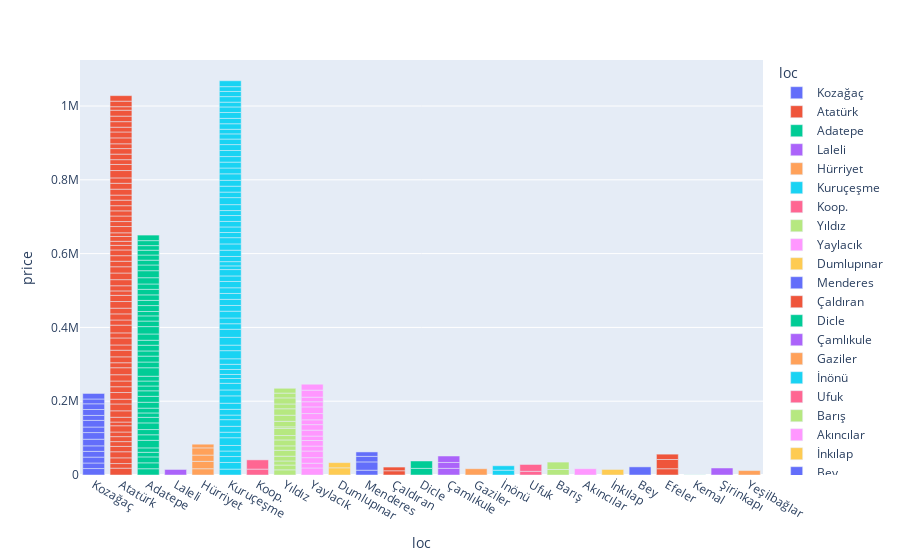

Notebook code cell kept with this figure:
### Code cell
px.bar(df.loc[df['rooms'] == 1, ['loc', 'price']], 'loc', 'price', 'loc')

### Figure 1 — Plotly figure (JSON) as saved in the notebook; plotly's stock layout.template omitted (floating-point values rounded to 4 significant figures)
{"data": [{"alignmentgroup": "True", "hovertemplate": "loc=%{x}<br>price=%{y}<extra></extra>", "legendgroup": "Kozağaç", "marker": {"color": "#636efa", "pattern": {"shape": ""}}, "name": "Kozağaç", "offsetgroup": "Kozağaç", "orientation": "v", "showlegend": true, "textposition": "auto", "type": "bar", "x": ["Kozağaç", "Kozağaç", "Kozağaç", "Kozağaç", "Kozağaç", "Kozağaç", "Kozağaç", "Kozağaç", "Kozağaç", "Kozağaç", "Kozağaç", "Kozağaç", "Kozağaç", "Kozağaç"], "xaxis": "x", "y": [17500, 15000, 16000, 15500, 15000, 18000, 18000, 15000, 18000, 13500, 16000, 15500, 13000, 15000], "yaxis": "y"}, {"alignmentgroup": "True", "hovertemplate": "loc=%{x}<br>price=%{y}<extra></extra>", "legendgroup": "Atatürk", "marker": {"color": "#EF553B", "pattern": {"shape": ""}}, "name": "Atatürk", "offsetgroup": "Atatürk", "orientation": "v", "showlegend": true, "textposition": "auto", "type": "bar", "x": ["Atatürk", "Atatürk", "Atatürk", "Atatürk", "Atatürk", "Atatürk", "Atatürk", "Atatürk", "Atatürk", "Atatürk", "Atatürk", "Atatürk", "Atatürk", "Atatürk", "Atatürk", "Atatürk", "Atatürk", "Atatürk", "Atatürk", "Atatürk", "Atatürk", "Atatürk", "Atatürk", "Atatürk", "Atatürk", "Atatürk", "Atatürk", "Atatürk", "Atatürk", "Atatürk", "Atatürk", "Atatürk", "Atatürk", "Atatürk", "Atatürk", "Atatürk", "Atatürk", "Atatürk", "Atatürk", "Atatürk", "Atatürk", "Atatürk", "Atatürk", "Atatürk", "Atatürk", "Atatürk", "Atatürk", "Atatürk", "Atatürk", "Atatürk", "Atatürk", "Atatürk", "Atatürk", "Atatürk", "Atatürk", "Atatürk", "Atatürk", "Atatürk", "Atatürk", "Atatürk", "Atatürk", "Atatürk", "Atatürk", "Atatürk", "Atatürk", "Atatürk", "Atatürk", "Atatürk"], "xaxis": "x", "y": [18500, 12500, 15500, 16500, 14500, 13000, 13500, 12500, 17000, 10000, 13000, 17500, 18500, 13000, 18000, 15750, 15500, 17000, 19000, 13500, 16000, 18000, 14150, 19000, 13750, 21000, 14000, 16500, 15500, 18000, 16750, 12000, 14000, 16500, 18000, 17000, 15000, 15000, 15500, 12500, 11000, 13000, 10000, 17000, 13500, 15000, 14000, 14000, 15000, 13750, 16000, 16000, 14500, 20000, 16500, 13000, 15000, 15000, 13000, 16000, 16000, 13000, 15000, 15000, 16000, 9500, 15000, 15000], "yaxis": "y"}, {"alignmentgroup": "True", "hovertemplate": "loc=%{x}<br>price=%{y}<extra></extra>", "legendgroup": "Adatepe", "marker": {"color": "#00cc96", "pattern": {"shape": ""}}, "name": "Adatepe", "offsetgroup": "Adatepe", "orientation": "v", "showlegend": true, "textposition": "auto", "type": "bar", "x": ["Adatepe", "Adatepe", "Adatepe", "Adatepe", "Adatepe", "Adatepe", "Adatepe", "Adatepe", "Adatepe", "Adatepe", "Adatepe", "Adatepe", "Adatepe", "Adatepe", "Adatepe", "Adatepe", "Adatepe", "Adatepe", "Adatepe", "Adatepe", "Adatepe", "Adatepe", "Adatepe", "Adatepe", "Adatepe", "Adatepe", "Adatepe", "Adatepe", "Adatepe", "Adatepe", "Adatepe", "Adatepe", "Adatepe", "Adatepe", "Adatepe", "Adatepe", "Adatepe", "Adatepe", "Adatepe", "Adatepe", "Adatepe", "Adatepe", "Adatepe"], "xaxis": "x", "y": [17000, 16000, 16000, 12500, 12000, 20500, 15000, 14200, 18000, 15000, 12000, 13000, 16000, 16000, 15000, 13000, 13500, 13000, 23000, 15500, 16000, 14000, 15500, 13500, 17000, 20000, 15000, 14000, 12000, 16000, 14000, 15000, 15000, 14500, 17000, 19000, 15500, 13000, 14000, 13000, 12500, 13500, 15000], "yaxis": "y"}, {"alignmentgroup": "True", "hovertemplate": "loc=%{x}<br>price=%{y}<extra></extra>", "legendgroup": "Laleli", "marker": {"color": "#ab63fa", "pattern": {"shape": ""}}, "name": "Laleli", "offsetgroup": "Laleli", "orientation": "v", "showlegend": true, "textposition": "auto", "type": "bar", "x": ["Laleli"], "xaxis": "x", "y": [15000], "yaxis": "y"}, {"alignmentgroup": "True", "hovertemplate": "loc=%{x}<br>price=%{y}<extra></extra>", "legendgroup": "Hürriyet", "marker": {"color": "#FFA15A", "pattern": {"shape": ""}}, "name": "Hürriyet", "offsetgroup": "Hürriyet", "orientation": "v", "showlegend": true, "textposition": "auto", "type": "bar", "x": ["Hürriyet", "Hürriyet", "Hürriyet", "Hürriyet", "Hürriyet"], "xaxis": "x", "y": [17000, 20000, 17000, 19500, 10000], "yaxis": "y"}, {"alignmentgroup": "True", "hovertemplate": "loc=%{x}<br>price=%{y}<extra></extra>", "legendgroup": "Kuruçeşme", "marker": {"color": "#19d3f3", "pattern": {"shape": ""}}, "name": "Kuruçeşme", "offsetgroup": "Kuruçeşme", "orientation": "v", "showlegend": true, "textposition": "auto", "type": "bar", "x": ["Kuruçeşme", "Kuruçeşme", "Kuruçeşme", "Kuruçeşme", "Kuruçeşme", "Kuruçeşme", "Kuruçeşme", "Kuruçeşme", "Kuruçeşme", "Kuruçeşme", "Kuruçeşme", "Kuruçeşme", "Kuruçeşme", "Kuruçeşme", "Kuruçeşme", "Kuruçeşme", "Kuruçeşme", "Kuruçeşme", "Kuruçeşme", "Kuruçeşme", "Kuruçeşme", "Kuruçeşme", "Kuruçeşme", "Kuruçeşme", "Kuruçeşme", "Kuruçeşme", "Kuruçeşme", "Kuruçeşme", "Kuruçeşme", "Kuruçeşme", "Kuruçeşme", "Kuruçeşme", "Kuruçeşme", "Kuruçeşme", "Kuruçeşme", "Kuruçeşme", "Kuruçeşme", "Kuruçeşme", "Kuruçeşme", "Kuruçeşme", "Kuruçeşme", "Kuruçeşme", "Kuruçeşme", "Kuruçeşme", "Kuruçeşme", "Kuruçeşme", "Kuruçeşme", "Kuruçeşme", "Kuruçeşme", "Kuruçeşme", "Kuruçeşme", "Kuruçeşme", "Kuruçeşme", "Kuruçeşme", "Kuruçeşme", "Kuruçeşme", "Kuruçeşme", "Kuruçeşme", "Kuruçeşme", "Kuruçeşme", "Kuruçeşme", "Kuruçeşme", "Kuruçeşme", "Kuruçeşme", "Kuruçeşme", "Kuruçeşme", "Kuruçeşme", "Kuruçeşme"], "xaxis": "x", "y": [16000, 18000, 16000, 15000, 15000, 21000, 15000, 16000, 18000, 12500, 15500, 16500, 20000, 16000, 18000, 13000, 11000, 13500, 14000, 15000, 22000, 15000, 21000, 22000, 15000, 15500, 18500, 15500, 16500, 16000, 15500, 17000, 15000, 17250, 10000, 11500, 14000, 17000, 17000, 17000, 14000, 15000, 15000, 16000, 13500, 16000, 19000, 15000, 16000, 16000, 17500, 15750, 16000, 15000, 16500, 16000, 15000, 14000, 12500, 15000, 14500, 16000, 15000, 13000, 15000, 14000, 13000, 16000], "yaxis": "y"}, {"alignmentgroup": "True", "hovertemplate": "loc=%{x}<br>price=%{y}<extra></extra>", "legendgroup": "Koop.", "marker": {"color": "#FF6692", "pattern": {"shape": ""}}, "name": "Koop.", "offsetgroup": "Koop.", "orientation": "v", "showlegend": true, "textposition": "auto", "type": "bar", "x": ["Koop.", "Koop."], "xaxis": "x", "y": [16000, 25000], "yaxis": "y"}, {"alignmentgroup": "True", "hovertemplate": "loc=%{x}<br>price=%{y}<extra></extra>", "legendgroup": "Yıldız", "marker": {"color": "#B6E880", "pattern": {"shape": ""}}, "name": "Yıldız", "offsetgroup": "Yıldız", "orientation": "v", "showlegend": true, "textposition": "auto", "type": "bar", "x": ["Yıldız", "Yıldız", "Yıldız", "Yıldız", "Yıldız", "Yıldız", "Yıldız", "Yıldız", "Yıldız", "Yıldız", "Yıldız", "Yıldız", "Yıldız", "Yıldız", "Yıldız", "Yıldız", "Yıldız"], "xaxis": "x", "y": [14000, 13000, 11000, 12999, 16000, 12000, 16000, 12000, 19000, 4500, 15000, 16500, 17500, 13000, 16500, 13000, 13000], "yaxis": "y"}, {"alignmentgroup": "True", "hovertemplate": "loc=%{x}<br>price=%{y}<extra></extra>", "legendgroup": "Yaylacık", "marker": {"color": "#FF97FF", "pattern": {"shape": ""}}, "name": "Yaylacık", "offsetgroup": "Yaylacık", "orientation": "v", "showlegend": true, "textposition": "auto", "type": "bar", "x": ["Yaylacık", "Yaylacık", "Yaylacık", "Yaylacık", "Yaylacık", "Yaylacık", "Yaylacık", "Yaylacık", "Yaylacık", "Yaylacık", "Yaylacık", "Yaylacık", "Yaylacık", "Yaylacık", "Yaylacık", "Yaylacık"], "xaxis": "x", "y": [19000, 13000, 15000, 18000, 13500, 15000, 12000, 16000, 15000, 13000, 17000, 18000, 14000, 12500, 19000, 16000], "yaxis": "y"}, {"alignmentgroup": "True", "hovertemplate": "loc=%{x}<br>price=%{y}<extra></extra>", "legendgroup": "Dumlupınar", "marker": {"color": "#FECB52", "pattern": {"shape": ""}}, "name": "Dumlupınar", "offsetgroup": "Dumlupınar", "orientation": "v", "showlegend": true, "textposition": "auto", "type": "bar", "x": ["Dumlupınar", "Dumlupınar"], "xaxis": "x", "y": [19500, 14000], "yaxis": "y"}, {"alignmentgroup": "True", "hovertemplate": "loc=%{x}<br>price=%{y}<extra></extra>", "legendgroup": "Menderes", "marker": {"color": "#636efa", "pattern": {"shape": ""}}, "name": "Menderes", "offsetgroup": "Menderes", "orientation": "v", "showlegend": true, "textposition": "auto", "type": "bar", "x": ["Menderes", "Menderes", "Menderes", "Menderes"], "xaxis": "x", "y": [13000, 22500, 15000, 12000], "yaxis": "y"}, {"alignmentgroup": "True", "hovertemplate": "loc=%{x}<br>price=%{y}<extra></extra>", "legendgroup": "Çaldıran", "marker": {"color": "#EF553B", "pattern": {"shape": ""}}, "name": "Çaldıran", "offsetgroup": "Çaldıran", "orientation": "v", "showlegend": true, "textposition": "auto", "type": "bar", "x": ["Çaldıran", "Çaldıran"], "xaxis": "x", "y": [11500, 10000], "yaxis": "y"}, {"alignmentgroup": "True", "hovertemplate": "loc=%{x}<br>price=%{y}<extra></extra>", "legendgroup": "Dicle", "marker": {"color": "#00cc96", "pattern": {"shape": ""}}, "name": "Dicle", "offsetgroup": "Dicle", "orientation": "v", "showlegend": true, "textposition": "auto", "type": "bar", "x": ["Dicle", "Dicle"], "xaxis": "x", "y": [18000, 20000], "yaxis": "y"}, {"alignmentgroup": "True", "hovertemplate": "loc=%{x}<br>price=%{y}<extra></extra>", "legendgroup": "Çamlıkule", "marker": {"color": "#ab63fa", "pattern": {"shape": ""}}, "name": "Çamlıkule", "offsetgroup": "Çamlıkule", "orientation": "v", "showlegend": true, "textposition": "auto", "type": "bar", "x": ["Çamlıkule", "Çamlıkule", "Çamlıkule"], "xaxis": "x", "y": [18000, 16000, 17500], "yaxis": "y"}, {"alignmentgroup": "True", "hovertemplate": "loc=%{x}<br>price=%{y}<extra></extra>", "legendgroup": "Gaziler", "marker": {"color": "#FFA15A", "pattern": {"shape": ""}}, "name": "Gaziler", "offsetgroup": "Gaziler", "orientation": "v", "showlegend": true, "textposition": "auto", "type": "bar", "x": ["Gaziler"], "xaxis": "x", "y": [17000], "yaxis": "y"}, {"alignmentgroup": "True", "hovertemplate": "loc=%{x}<br>price=%{y}<extra></extra>", "legendgroup": "İnönü", "marker": {"color": "#19d3f3", "pattern": {"shape": ""}}, "name": "İnönü", "offsetgroup": "İnönü", "orientation": "v", "showlegend": true, "textposition": "auto", "type": "bar", "x": ["İnönü", "İnönü"], "xaxis": "x", "y": [13000, 12000], "yaxis": "y"}, {"alignmentgroup": "True", "hovertemplate": "loc=%{x}<br>price=%{y}<extra></extra>", "legendgroup": "Ufuk", "marker": {"color": "#FF6692", "pattern": {"shape": ""}}, "name": "Ufuk", "offsetgroup": "Ufuk", "orientation": "v", "showlegend": true, "textposition": "auto", "type": "bar", "x": ["Ufuk", "Ufuk"], "xaxis": "x", "y": [10000, 18500], "yaxis": "y"}, {"alignmentgroup": "True", "hovertemplate": "loc=%{x}<br>price=%{y}<extra></extra>", "legendgroup": "Barış", "marker": {"color": "#B6E880", "pattern": {"shape": ""}}, "name": "Barış", "offsetgroup": "Barış", "orientation": "v", "showlegend": true, "textposition": "auto", "type": "bar", "x": ["Barış", "Barış"], "xaxis": "x", "y": [15000, 20000], "yaxis": "y"}, {"alignmentgroup": "True", "hovertemplate": "loc=%{x}<br>price=%{y}<extra></extra>", "legendgroup": "Akıncılar", "marker": {"color": "#FF97FF", "pattern": {"shape": ""}}, "name": "Akıncılar", "offsetgroup": "Akıncılar", "orientation": "v", "showlegend": true, "textposition": "auto", "type": "bar", "x": ["Akıncılar"], "xaxis": "x", "y": [17000], "yaxis": "y"}, {"alignmentgroup": "True", "hovertemplate": "loc=%{x}<br>price=%{y}<extra></extra>", "legendgroup": "İnkılap", "marker": {"color": "#FECB52", "pattern": {"shape": ""}}, "name": "İnkılap", "offsetgroup": "İnkılap", "orientation": "v", "showlegend": true, "textposition": "auto", "type": "bar", "x": ["İnkılap"], "xaxis": "x", "y": [15000], "yaxis": "y"}, {"alignmentgroup": "True", "hovertemplate": "loc=%{x}<br>price=%{y}<extra></extra>", "legendgroup": "Bey", "marker": {"color": "#636efa", "pattern": {"shape": ""}}, "name": "Bey", "offsetgroup": "Bey", "orientation": "v", "showlegend": true, "textposition": "auto", "type": "bar", "x": ["Bey"], "xaxis": "x", "y": [22000], "yaxis": "y"}, {"alignmentgroup": "True", "hovertemplate": "loc=%{x}<br>price=%{y}<extra></extra>", "legendgroup": "Efeler", "marker": {"color": "#EF553B", "pattern": {"shape": ""}}, "name": "Efeler", "offsetgroup": "Efeler", "orientation": "v", "showlegend": true, "textposition": "auto", "type": "bar", "x": ["Efeler", "Efeler", "Efeler"], "xaxis": "x", "y": [17000, 25000, 14500], "yaxis": "y"}, {"alignmentgroup": "True", "hovertemplate": "loc=%{x}<br>price=%{y}<extra></extra>", "legendgroup": "Kemal", "marker": {"color": "#00cc96", "pattern": {"shape": ""}}, "name": "Kemal", "offsetgroup": "Kemal", "orientation": "v", "showlegend": true, "textposition": "auto", "type": "bar", "x": ["Kemal"], "xaxis": "x", "y": [300], "yaxis": "y"}, {"alignmentgroup": "True", "hovertemplate": "loc=%{x}<br>price=%{y}<extra></extra>", "legendgroup": "Şirinkapı", "marker": {"color": "#ab63fa", "pattern": {"shape": ""}}, "name": "Şirinkapı", "offsetgroup": "Şirinkapı", "orientation": "v", "showlegend": true, "textposition": "auto", "type": "bar", "x": ["Şirinkapı"], "xaxis": "x", "y": [19000], "yaxis": "y"}, {"alignmentgroup": "True", "hovertemplate": "loc=%{x}<br>price=%{y}<extra></extra>", "legendgroup": "Yeşilbağlar", "marker": {"color": "#FFA15A", "pattern": {"shape": ""}}, "name": "Yeşilbağlar", "offsetgroup": "Yeşilbağlar", "orientation": "v", "showlegend": true, "textposition": "auto", "type": "bar", "x": ["Yeşilbağlar"], "xaxis": "x", "y": [12000], "yaxis": "y"}], "layout": {"barmode": "relative", "legend": {"title": {"text": "loc"}, "tracegroupgap": 0}, "margin": {"t": 60}, "xaxis": {"anchor": "y", "categoryarray": ["Kozağaç", "Atatürk", "Adatepe", "Laleli", "Hürriyet", "Kuruçeşme", "Koop.", "Yıldız", "Yaylacık", "Dumlupınar", "Menderes", "Çaldıran", "Dicle", "Çamlıkule", "Gaziler", "İnönü", "Ufuk", "Barış", "Akıncılar", "İnkılap", "Bey", "Efeler", "Kemal", "Şirinkapı", "Yeşilbağlar"], "categoryorder": "array", "domain": [0, 1], "title": {"text": "loc"}}, "yaxis": {"anchor": "x", "domain": [0, 1], "title": {"text": "price"}}}}
